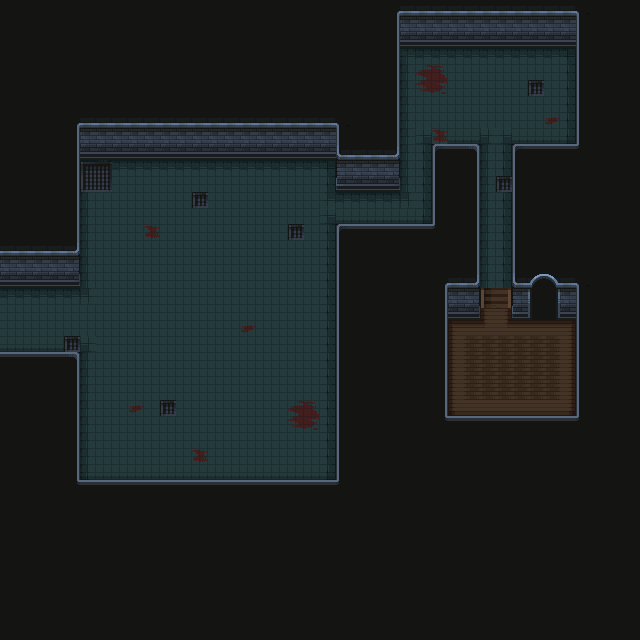

The image is a tile-based game level rendered from a .tmx file. Its description and source (layers, tilesets, objects; grid data summarised) follow:
An orthogonal 40x40 tile map with 16x16 px tiles, 3 tile layers (Sol, Murs, Objets 1) and 32 objects (24x Collisions, 6x spawn_mob, sortie, Tresor).

<map version="1.10" tiledversion="1.10.2" orientation="orthogonal" renderorder="right-down" width="40" height="40" tilewidth="16" tileheight="16" infinite="0" nextlayerid="5" nextobjectid="41">
 <tileset firstgid="1" source="Nv 1.tsx" />
 <layer id="1" name="Sol" width="40" height="40">
  <data>[1600 cells, 494 non-empty, 32 distinct tile ids]</data>
 </layer>
 <layer id="2" name="Murs" width="40" height="40">
  <data>[1600 cells, 1106 non-empty, 25 distinct tile ids]</data>
 </layer>
 <layer id="3" name="Objets 1" width="40" height="40">
  <data>[1600 cells, 4 non-empty, 4 distinct tile ids]</data>
 </layer>
 <objectgroup id="4" name="objets">
  <object id="2" name="collision" type="Collisions" x="0" y="272" width="80" height="16" />
  <object id="3" name="collision" type="Collisions" x="0" y="352" width="80" height="16" />
  <object id="4" name="collision" type="Collisions" x="64" y="368" width="16" height="128" />
  <object id="5" name="collision" type="Collisions" x="80" y="480" width="272" height="16" />
  <object id="6" name="collision" type="Collisions" x="336" y="224" width="16" height="256" />
  <object id="7" name="collision" type="Collisions" x="352" y="224" width="96" height="16" />
  <object id="8" name="collision" type="Collisions" x="432" y="144" width="16" height="80" />
  <object id="9" name="collision" type="Collisions" x="448" y="144" width="32" height="16" />
  <object id="10" name="collision" type="Collisions" x="464" y="160" width="16" height="160" />
  <object id="11" name="collision" type="Collisions" x="432" y="304" width="32" height="16" />
  <object id="13" name="collision" type="Collisions" x="432" y="320" width="16" height="112" />
  <object id="14" name="collision" type="Collisions" x="448" y="416" width="144" height="16" />
  <object id="16" name="collision" type="Collisions" x="576" y="304" width="16" height="112" />
  <object id="17" name="collision" type="Collisions" x="560" y="304" width="16" height="16" />
  <object id="18" name="collision" type="Collisions" x="512" y="304" width="16" height="16" />
  <object id="19" name="sortie_lvl3" type="sortie" x="528" y="304" width="32" height="16" />
  <object id="20" name="collision" type="Collisions" x="512" y="144" width="16" height="160" />
  <object id="21" name="collision" type="Collisions" x="528" y="144" width="48" height="16" />
  <object id="26" name="collision" type="Collisions" x="576" y="32" width="16" height="128" />
  <object id="27" name="collision" type="Collisions" x="400" y="32" width="176" height="16" />
  <object id="28" name="collision" type="Collisions" x="384" y="32" width="16" height="144" />
  <object id="29" name="collision" type="Collisions" x="336" y="176" width="64" height="16" />
  <object id="31" name="collision" type="Collisions" x="336" y="144" width="16" height="32" />
  <object id="32" name="collision" type="Collisions" x="80" y="144" width="256" height="16" />
  <object id="33" name="collision" type="Collisions" x="64" y="144" width="16" height="128" />
  <object id="34" name="demon" type="spawn_mob" x="136.982" y="220.07">
   <point />
  </object>
  <object id="35" name="orc" type="spawn_mob" x="285.193" y="215.579">
   <point />
  </object>
  <object id="36" name="demon" type="spawn_mob" x="287.439" y="433.404">
   <point />
  </object>
  <object id="37" name="orc" type="spawn_mob" x="128" y="432">
   <point />
  </object>
  <object id="38" name="demon" type="spawn_mob" x="472.327" y="85.3333">
   <point />
  </object>
  <object id="39" name="tresor" type="Tresor" x="535.953" y="105.544">
   <point />
  </object>
  <object id="40" name="mort" type="spawn_mob" x="474.573" y="119.766">
   <point />
  </object>
 </objectgroup>
</map>
